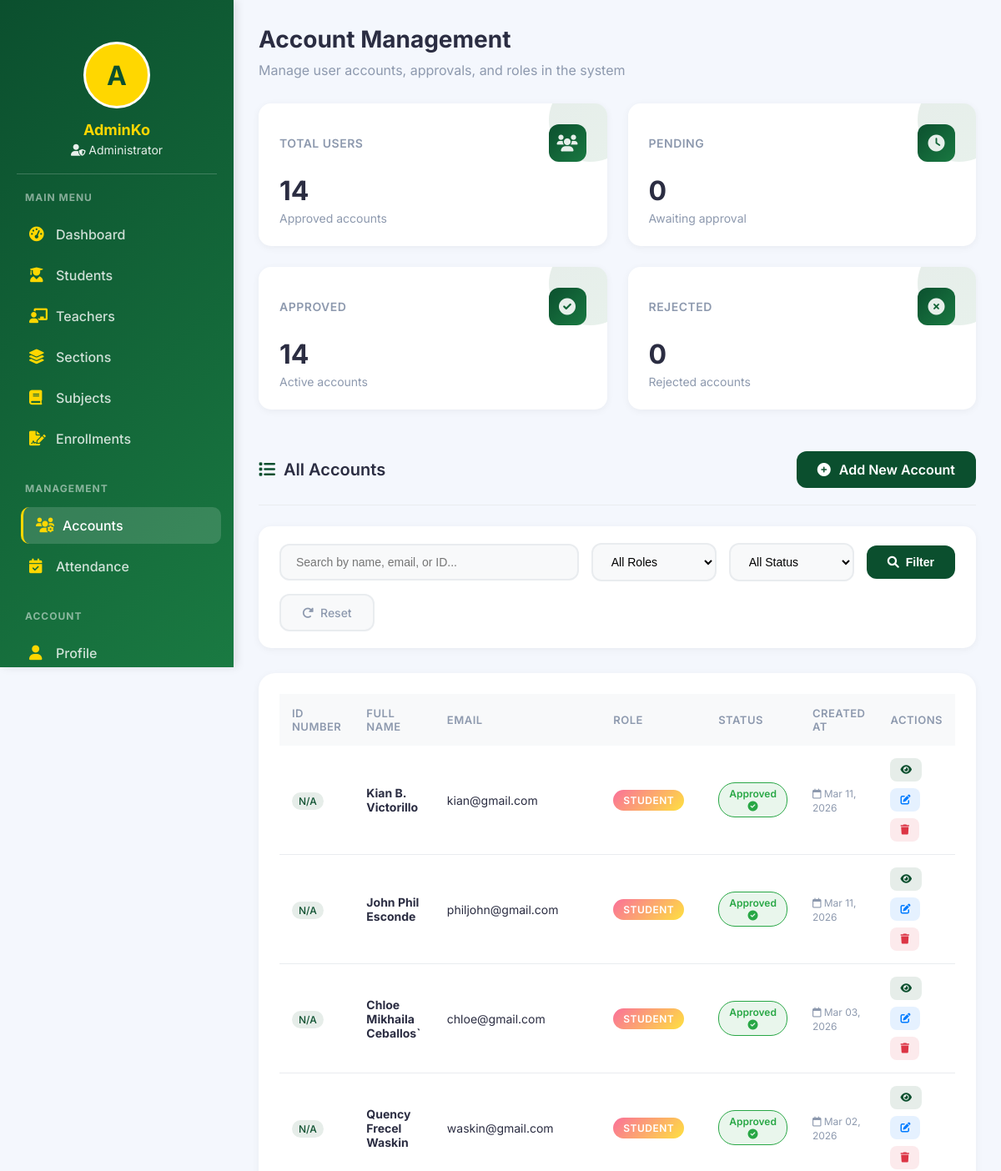
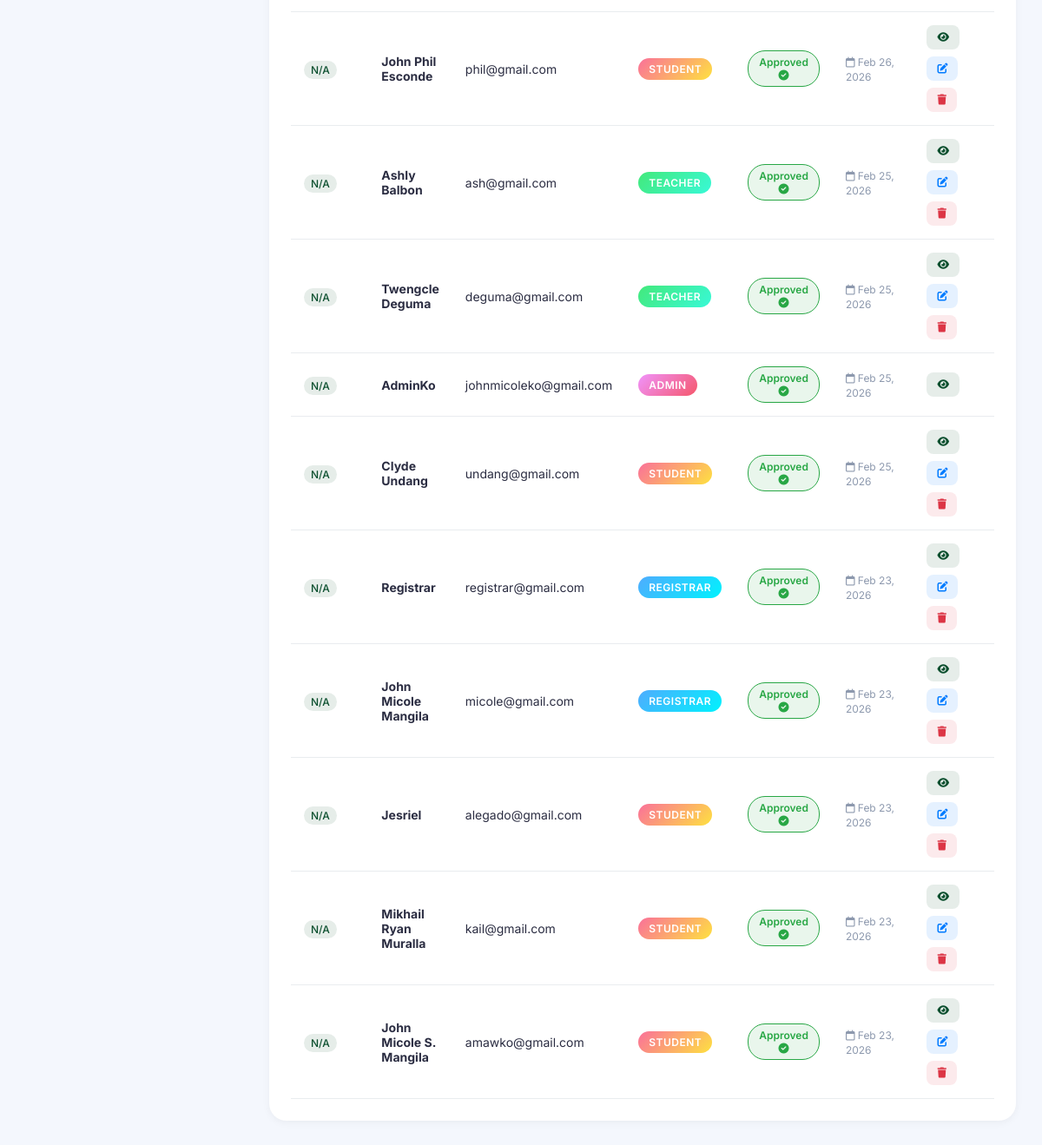
The page /admin/manage_accounts.php (signed in) on the database as committed earlier (2 pictures, top to bottom).
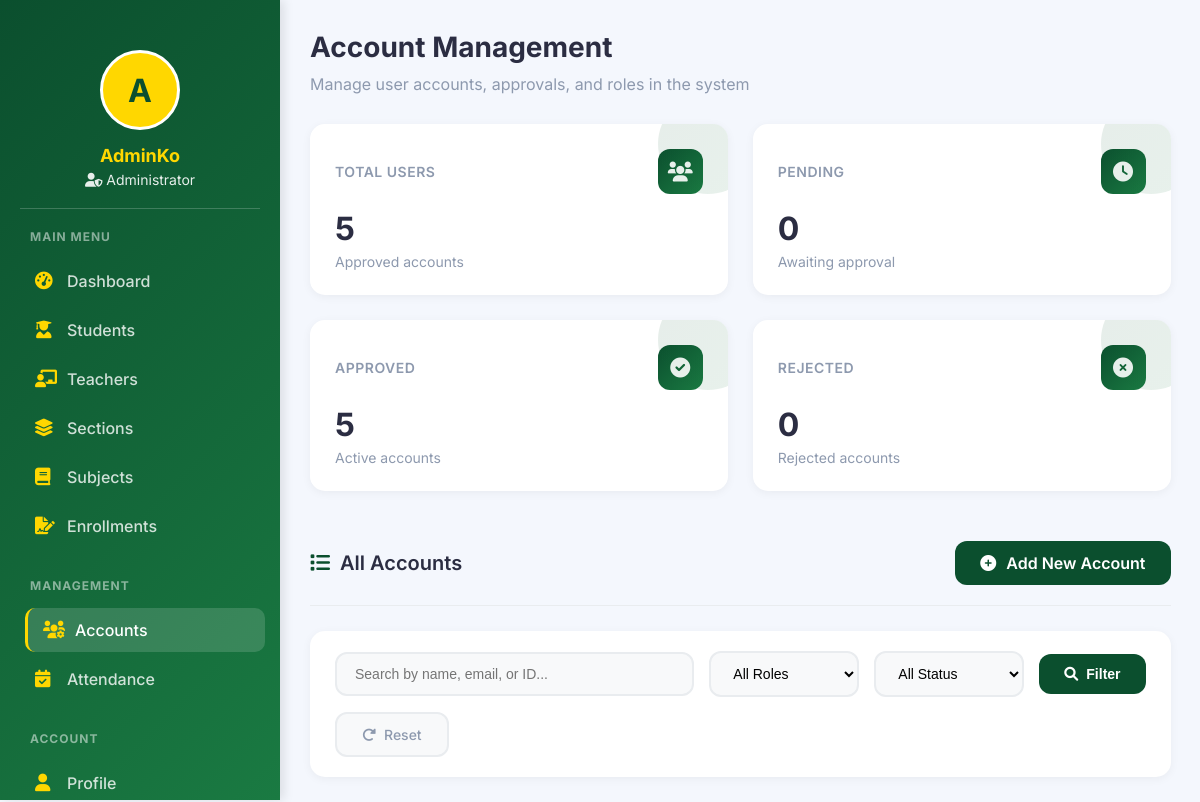
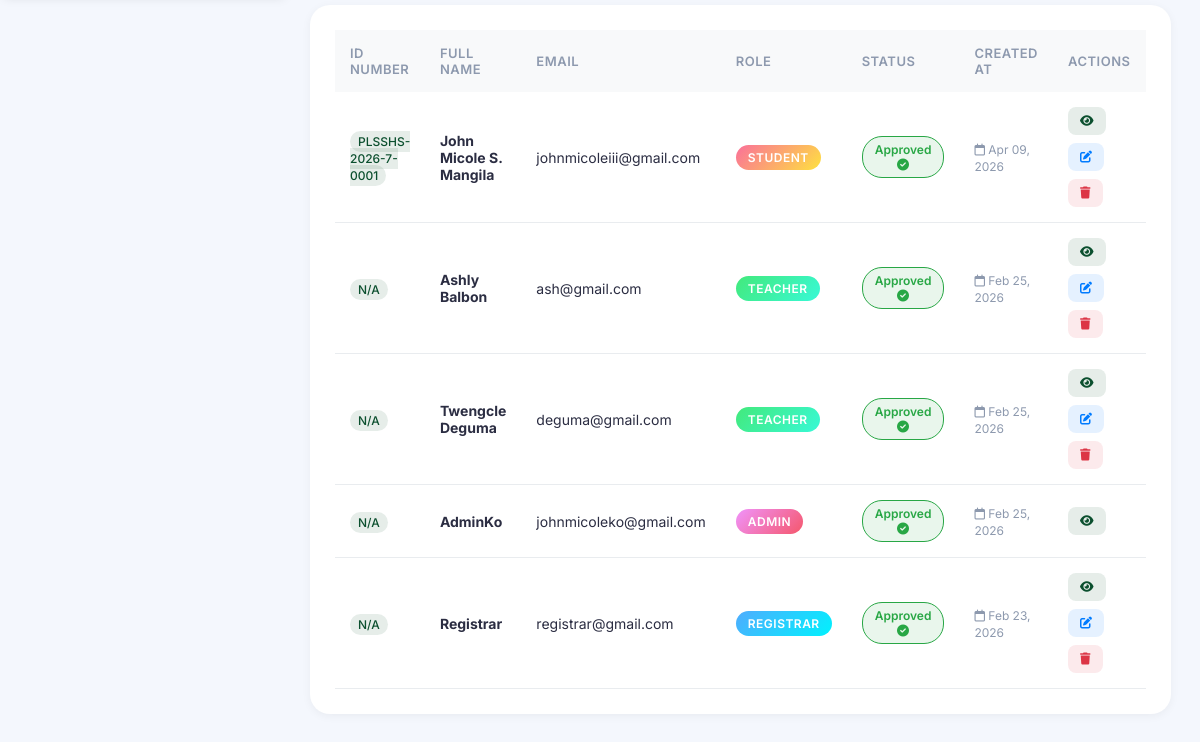
The same page on the database as committed later (2 pictures, top to bottom).
### tables this page shows
CREATE TABLE `users` (
  `id` int(11) NOT NULL,
  `id_number` varchar(50) DEFAULT NULL,
  `firstname` varchar(100) DEFAULT NULL,
  `middlename` varchar(50) DEFAULT NULL,
  `lastname` varchar(100) DEFAULT NULL,
  `birthdate` date DEFAULT NULL,
  `gender` enum('Male','Female','Other') DEFAULT NULL,
  `fullname` varchar(100) DEFAULT NULL,
  `email` varchar(100) DEFAULT NULL,
  `password` varchar(255) DEFAULT NULL,
  `role` enum('Admin','Registrar','Teacher','Student') DEFAULT NULL,
  `status` enum('pending','approved','rejected') NOT NULL DEFAULT 'pending',
  `two_factor_enabled` tinyint(1) NOT NULL DEFAULT 0,
  `two_factor_last_used` timestamp NULL DEFAULT NULL,
  `two_factor_verified` tinyint(1) NOT NULL DEFAULT 0,
  `last_password_change` timestamp NULL DEFAULT NULL,
  `approved_by` int(11) DEFAULT NULL,
  `approved_at` timestamp NULL DEFAULT NULL,
  `rejection_reason` text DEFAULT NULL,
  `created_at` timestamp NOT NULL DEFAULT current_timestamp(),
  `profile_picture` varchar(255) DEFAULT NULL
);

### admin/manage_accounts.php (the view, shortened to what the changed rows need)
<?php
include("../config/database.php");
$query = "SELECT * FROM users WHERE 1=1";
$params = [];
$query .= " ORDER BY
    CASE status
        WHEN 'pending' THEN 1
        WHEN 'approved' THEN 2
        WHEN 'rejected' THEN 3
    END,
    created_at DESC";
$stmt = $conn->prepare($query);
$stmt->execute($params);
$users = $stmt->fetchAll(PDO::FETCH_ASSOC);
$counts = [];
$roles = ['Admin', 'Registrar', 'Teacher', 'Student'];
foreach($roles as $role) {
    $count_stmt = $conn->prepare("SELECT COUNT(*) as count FROM users WHERE role = ? AND status = 'approved'");
    $count_stmt->execute([$role]);
    $counts[$role] = $count_stmt->fetch(PDO::FETCH_ASSOC)['count'];
}
$approved_count_stmt = $conn->query("SELECT COUNT(*) as count FROM users WHERE status = 'approved'");
$approved_count = $approved_count_stmt->fetch(PDO::FETCH_ASSOC)['count'];
$total_users = array_sum($counts);
?>
<!DOCTYPE html>
<html lang="en">
<head>
    <link rel="stylesheet" href="https://cdnjs.cloudflare.com/ajax/libs/font-awesome/6.0.0/css/all.min.css">
</head>
<body>
    <div class="app-container">
        <div class="main-content">
            <div class="dashboard-header">
                <h1>Account Management</h1>
            </div>
            <div class="stats-container">
                <div class="stat-card">
                    <div class="stat-header">
                        <h3>Total Users</h3>
                        <div class="stat-icon">
                        </div>
                    </div>
                    <div class="stat-number"><?php echo $total_users; ?></div>
                    <div class="stat-label">Approved accounts</div>
                </div>
                <div class="stat-card">
                    <div class="stat-header">
                        <h3>Approved</h3>
                        <div class="stat-icon">
                        </div>
                    </div>
                    <div class="stat-number"><?php echo $approved_count; ?></div>
                    <div class="stat-label">Active accounts</div>
                </div>
            </div>
            <div class="section-title">
                <h2><i class="fas fa-list"></i> All Accounts</h2>
            </div>
            <div class="table-container">
                <table class="data-table">
                    <thead>
                        <tr>
                            <th>ID Number</th>
                            <th>Full Name</th>
                            <th>Email</th>
                            <th>Role</th>
                            <th>Status</th>
                            <th>Created At</th>
                            <th>Actions</th>
                        </tr>
                    </thead>
                    <tbody>
                        <?php if(count($users) > 0): ?>
                            <?php foreach($users as $user): ?>
                                <tr>
                                    <td>
                                        <span class="id-badge"><?php echo $user['id_number'] ?: 'N/A'; ?></span>
                                    </td>
                                    <td><strong><?php echo htmlspecialchars($user['fullname']); ?></strong></td>
                                    <td><?php echo htmlspecialchars($user['email']); ?></td>
                                    <td>
                                        <span class="role-badge <?php echo strtolower($user['role']); ?>">
                                            <?php echo $user['role']; ?>
                                        </span>
                                    </td>
                                    <td>
                                        <span class="status-badge status-<?php echo $user['status']; ?>">
                                            <?php echo ucfirst($user['status']); ?>
                                            <?php if($user['status'] == 'pending'): ?>
                                                <i class="fas fa-clock"></i>
                                            <?php elseif($user['status'] == 'approved'): ?>
                                                <i class="fas fa-check-circle"></i>
                                            <?php elseif($user['status'] == 'rejected'): ?>
                                                <i class="fas fa-times-circle"></i>
                                            <?php endif; ?>
                                        </span>
                                    </td>
                                    <td>
                                        <span class="activity-time">
                                            <i class="far fa-calendar"></i>
                                            <?php echo date('M d, Y', strtotime($user['created_at'])); ?>
                                        </span>
                                    </td>
                                    <td>
                                        <div class="action-btns">
                                            <a href="view_account.php?id=<?php echo $user['id']; ?>" class="btn-view" title="View Details">
                                                <i class="fas fa-eye"></i>
                                            </a>
                                            <?php if($user['role'] != 'Admin'): ?>
                                                <a href="edit_account.php?id=<?php echo $user['id']; ?>" class="btn-edit" title="Edit">
                                                    <i class="fas fa-edit"></i>
                                                </a>
                                            <?php endif; ?>
                                            <?php if($user['id'] != $_SESSION['user']['id']): ?>
                                                <a href="?delete=<?php echo $user['id']; ?>"
                                                   class="btn-delete" title="Delete"
                                                   onclick="return confirm('Are you sure you want to delete this user? This action cannot be undone.')">
                                                    <i class="fas fa-trash"></i>
                                                </a>
                                            <?php endif; ?>
                                        </div>
                                    </td>
                                </tr>
                            <?php endforeach; ?>
                        <?php endif; ?>
                    </tbody>
                </table>
            </div>
        </div>
    </div>
</body>
</html>

Rows that differ between the two databases and show on the page:
removed users: id_number "N/A", fullname "Kian B. Victorillo", email "kian@gmail.com", role "STUDENT", status "Approved", created_at "Mar 11, 2026"
removed users: id_number "N/A", fullname "John Phil Esconde", email "philjohn@gmail.com", role "STUDENT", status "Approved", created_at "Mar 11, 2026"
removed users: id_number "N/A", fullname "Chloe Mikhaila Ceballos`", email "chloe@gmail.com", role "STUDENT", status "Approved", created_at "Mar 03, 2026"
removed users: id_number "N/A", fullname "Quency Frecel Waskin", email "waskin@gmail.com", role "STUDENT", status "Approved", created_at "Mar 02, 2026"
removed users: id_number "N/A", fullname "John Phil Esconde", email "phil@gmail.com", role "STUDENT", status "Approved", created_at "Feb 26, 2026"
removed users: id_number "N/A", fullname "Clyde Undang", email "undang@gmail.com", role "STUDENT", status "Approved", created_at "Feb 25, 2026"
removed users: id_number "N/A", fullname "John Micole Mangila", email "micole@gmail.com", role "REGISTRAR", status "Approved", created_at "Feb 23, 2026"
removed users: id_number "N/A", fullname "Jesriel", email "alegado@gmail.com", role "STUDENT", status "Approved", created_at "Feb 23, 2026"
removed users: id_number "N/A", fullname "Mikhail Ryan Muralla", email "kail@gmail.com", role "STUDENT", status "Approved", created_at "Feb 23, 2026"
removed users: id_number "N/A", fullname "John Micole S. Mangila", email "amawko@gmail.com", role "STUDENT", status "Approved", created_at "Feb 23, 2026"
added users: id_number "PLSSHS-2026-7-0001", fullname "John Micole S. Mangila", email "johnmicoleiii@gmail.com", role "STUDENT", status "Approved", created_at "Apr 09, 2026"
Other text that changed with them:
$total_users: "14" → "5"
$approved_count: "14" → "5"
